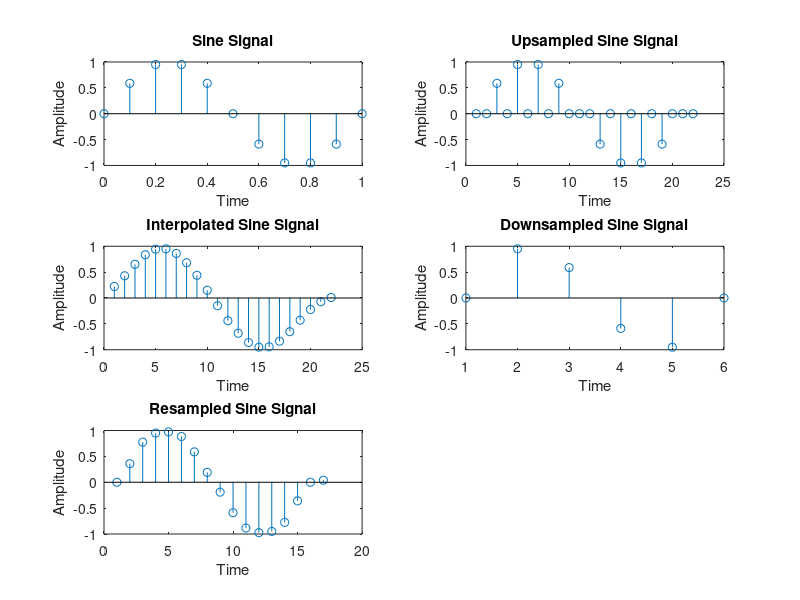

Recreate this plot in MATLAB.
clc; clear all; close all;

a = 1;
n = 0:0.1:1;
f = 1;
x = a * sin(2*pi*f*n);
subplot(3,2,1);
stem(n,x);
xlabel('Time');
ylabel('Amplitude');
title('Sine Signal');

%Upsampling
xu = upsample(x,2);
subplot(3,2,2);
stem(xu);
xlabel('Time');
ylabel('Amplitude');
title('Upsampled Sine Signal');

%Interpolation
xi = interp(x,2);
subplot(3,2,3);
stem(xi);
xlabel('Time');
ylabel('Amplitude');
title('Interpolated Sine Signal');

%Downsampling
xd = downsample(x,2);
subplot(3,2,4);
stem(xd);
xlabel('Time');
ylabel('Amplitude');
title('Downsampled Sine Signal');

%Downsampling
xr = resample(x,3,2);
subplot(3,2,5);
stem(xr);
xlabel('Time');
ylabel('Amplitude');
title('Resampled Sine Signal');